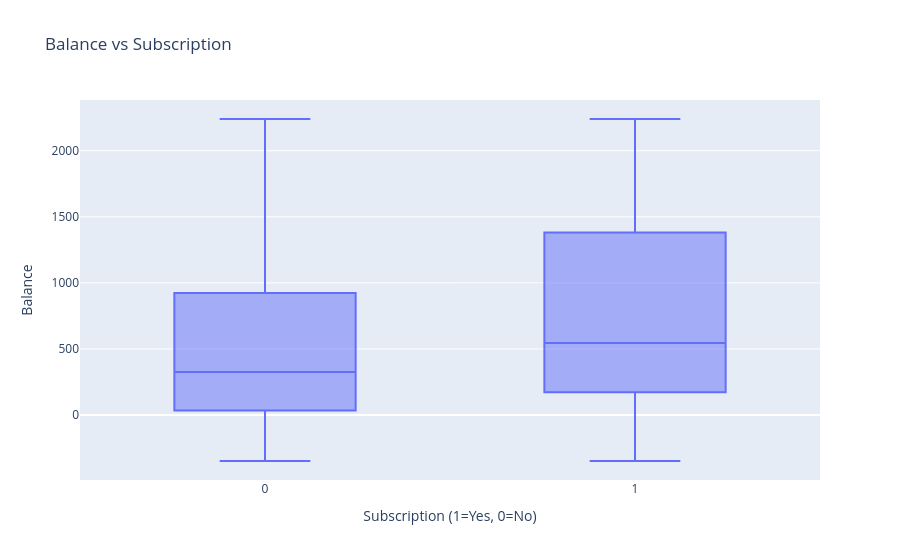

Notebook code cell kept with this figure:
### Code cell
# Box Plot – Balance vs Subscription
fig = px.box(df, x='y', y='balance', title='Balance vs Subscription', labels={'y': 'Subscription (1=Yes, 0=No)', 'balance': 'Balance'})
fig.show()

### Figure 1 — Plotly figure (JSON) as saved in the notebook; plotly's stock layout.template omitted (floating-point values rounded to 4 significant figures; data arrays with more than 128 entries replaced by an {"elided": "..."} marker saying what was removed)
{"data": [{"alignmentgroup": "True", "hovertemplate": "Subscription (1=Yes, 0=No)=%{x}<br>Balance=%{y}<extra></extra>", "legendgroup": "", "marker": {"color": "#636efa"}, "name": "", "notched": false, "offsetgroup": "", "orientation": "v", "showlegend": false, "x": {"elided": "34614 int values"}, "x0": " ", "xaxis": "x", "y": {"elided": "34614 int values"}, "y0": " ", "yaxis": "y", "type": "box"}], "layout": {"xaxis": {"anchor": "y", "domain": [0, 1], "title": {"text": "Subscription (1=Yes, 0=No)"}}, "yaxis": {"anchor": "x", "domain": [0, 1], "title": {"text": "Balance"}}, "legend": {"tracegroupgap": 0}, "title": {"text": "Balance vs Subscription"}, "boxmode": "group"}}
